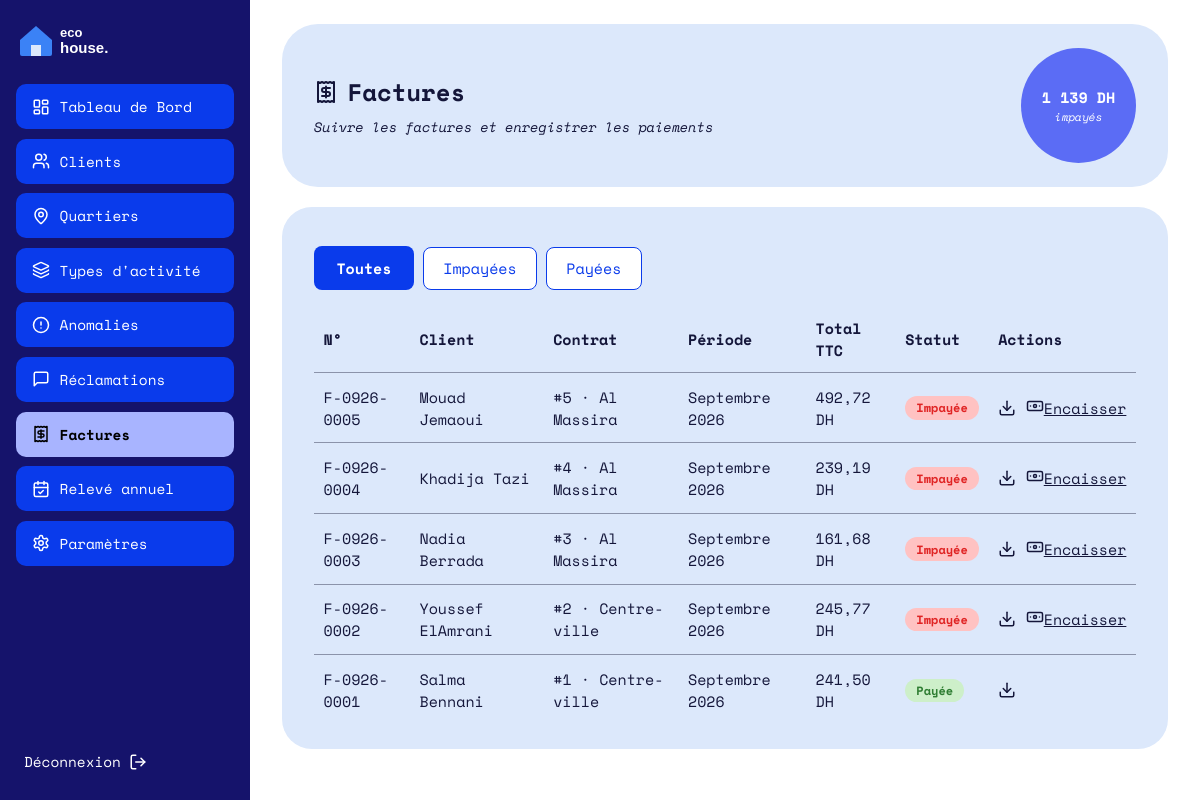
Page /Facture/admin (signed in) on the committed database.
### tables this page shows
CREATE TABLE `facture` (
  `id` int(11) NOT NULL,
  `numero` varchar(30) NOT NULL,
  `id_client` int(11) NOT NULL,
  `id_consommation` int(11) NOT NULL,
  `date_facture` date NOT NULL,
  `periode` varchar(20) NOT NULL,
  `conso_eau` decimal(10,2) DEFAULT NULL,
  `conso_elec` decimal(10,2) DEFAULT NULL,
  `montant_ht` decimal(10,2) DEFAULT NULL,
  `tva` decimal(10,2) DEFAULT NULL,
  `montant_ttc` decimal(10,2) DEFAULT NULL,
  `statut` enum('impayee','payee') DEFAULT 'impayee'
);

CREATE TABLE `client` (
  `id` int(11) NOT NULL,
  `nom` varchar(100) NOT NULL,
  `prenom` varchar(100) NOT NULL,
  `adresse` varchar(255) DEFAULT NULL,
  `telephone` varchar(20) DEFAULT NULL,
  `email` varchar(150) NOT NULL,
  `mot_de_passe` varchar(255) NOT NULL,
  `date_creation` datetime DEFAULT current_timestamp()
);

CREATE TABLE `quartier` (
  `id` int(11) NOT NULL AUTO_INCREMENT,
  `nom` varchar(100) NOT NULL,
  `id_type_activite` int(11) NOT NULL,
  PRIMARY KEY (`id`),
  UNIQUE KEY `nom` (`nom`),
  KEY `id_type_activite` (`id_type_activite`),
  CONSTRAINT `quartier_ibfk_1` FOREIGN KEY (`id_type_activite`) REFERENCES `type_activite` (`id`)
);

### Traitement/Facture.php (called while the page is built, shortened)
<?php
function factureAdmin(): void
{
    $statut = $_GET['statut'] ?? null;
    if (!in_array($statut, ['impayee', 'payee'], true)) {
        $statut = null;
    }
    $totalImpaye = 0.0;
    foreach (bdFactureAll('impayee') as $f) {
        $totalImpaye += (float) $f['montant_ttc'];
    }
    afficherVue('facture/index_fournisseur.php', [
        'titre'       => 'Factures',
        'factures'    => bdFactureAll($statut),
        'statut'      => $statut,
        'totalImpaye' => $totalImpaye,
    ]);
}

### index.php (called while the page is built, shortened)
<?php
require_once __DIR__ . '/BD/Connexion.php';
require_once __DIR__ . '/Traitement/Auth.php';
$url      = trim((string) ($_GET['url'] ?? ''), '/');
$segments = $url === '' ? ['Auth', 'login'] : explode('/', $url);
$entite = ucfirst(strtolower($segments[0]));
$action = strtolower($segments[1] ?? '');
$fonction = (PREFIXES[$entite] ?? strtolower($entite)) . ucfirst($action);
$args = [];
$fonction(...$args);

### BD/Connexion.php (called while the page is built, shortened)
<?php
function getConnexion(): PDO
{
    static $pdo = null;
    if ($pdo instanceof PDO) {
        return $pdo;
    }
    $hote = 'localhost';
    $base = 'gestion_factures';
    $user = 'root';
    $mdp  = '';
    try {
        $pdo = new PDO("mysql:host=$hote;dbname=$base;charset=utf8mb4", $user, $mdp, [
            PDO::ATTR_ERRMODE            => PDO::ERRMODE_EXCEPTION,
            PDO::ATTR_DEFAULT_FETCH_MODE => PDO::FETCH_ASSOC,
            PDO::ATTR_EMULATE_PREPARES   => false,
        ]);
    } catch (PDOException $e) {
        http_response_code(500);
        exit('Connexion à la base impossible : MySQL est-il démarré et la base gestion_factures importée ?');
    }
    return $pdo;
}

### BD/Facture.php (called while the page is built, shortened)
<?php
function bdFactureAll(?string $statut = null): array
{
    $sql = "SELECT f.id, f.numero, f.id_contrat, q.nom AS quartier,
                   f.date_facture, f.periode, f.montant_ttc, f.statut,
                   c.nom, c.prenom
            FROM facture f
            JOIN client c ON c.id = f.id_client
            LEFT JOIN contrat ct ON ct.id = f.id_contrat
            LEFT JOIN quartier q ON q.id = ct.id_quartier";
    $params = [];
    if ($statut !== null) {
        $sql .= " WHERE f.statut = :statut";
        $params[':statut'] = $statut;
    }
    $sql .= " ORDER BY f.date_facture DESC, f.id DESC";
    $st = getConnexion()->prepare($sql);
    $st->execute($params);
    return $st->fetchAll();
}

### IHM/facture/index_fournisseur.php (the view)
<?php
$e        = fn($x) => htmlspecialchars((string) $x, ENT_QUOTES, 'UTF-8');
$moisNoms = ['Janvier','Février','Mars','Avril','Mai','Juin','Juillet','Août','Septembre','Octobre','Novembre','Décembre'];
$dh       = fn($x) => number_format((float) $x, 2, ',', ' ') . ' DH';
$filtres  = ['' => 'Toutes', 'impayee' => 'Impayées', 'payee' => 'Payées'];
?>
<header class="carte carte-titre">
  <div>
    <h1><i data-lucide="receipt"></i> Factures</h1>
    <p class="sous-titre">Suivre les factures et enregistrer les paiements</p>
  </div>
  <div class="cercle">
    <?= number_format($totalImpaye, 0, ',', ' ') ?> DH
    <small>impayés</small>
  </div>
</header>
<section class="carte">
  <p>
    <?php foreach ($filtres as $valeur => $libelle): ?>
      <a class="<?= ($statut ?? '') === $valeur ? 'btn-principal' : 'btn-secondaire' ?>"
         href="<?= BASE_URL ?>Facture/admin<?= $valeur !== '' ? '?statut=' . $valeur : '' ?>"><?= $libelle ?></a>
    <?php endforeach; ?>
  </p>
  <?php if (empty($factures)): ?>
    <p>Aucune facture.</p>
  <?php else: ?>
  <div class="scroll-x">
    <table class="tableau">
      <thead>
        <tr><th>N°</th><th>Client</th><th>Contrat</th><th>Période</th><th>Total TTC</th><th>Statut</th><th>Actions</th></tr>
      </thead>
      <tbody>
      <?php foreach ($factures as $f):
          [$m, $a] = explode('/', $f['periode']); ?>
        <tr>
          <td><?= $e($f['numero']) ?></td>
          <td><?= $e($f['prenom'] . ' ' . $f['nom']) ?></td>
          <td><?= !empty($f['id_contrat']) ? '#' . (int) $f['id_contrat'] . ' · ' . $e($f['quartier'] ?? '') : 'Ancien relevé' ?></td>
          <td><?= $moisNoms[(int) $m - 1] . ' ' . $e($a) ?></td>
          <td><?= $dh($f['montant_ttc']) ?></td>
          <td>
            <?php if ($f['statut'] === 'payee'): ?>
              <span class="badge badge-vert">Payée</span>
            <?php else: ?>
              <span class="badge badge-rouge">Impayée</span>
            <?php endif; ?>
          </td>
          <td>
            <div class="actions">
              <a href="<?= BASE_URL ?>Facture/pdf/<?= (int) $f['id'] ?>" title="Télécharger le PDF"><i data-lucide="download"></i></a>
              <?php if ($f['statut'] === 'impayee'): ?>
                <a href="<?= BASE_URL ?>Paiement/add/<?= (int) $f['id'] ?>" title="Encaisser"><i data-lucide="banknote"></i> Encaisser</a>
              <?php endif; ?>
            </div>
          </td>
        </tr>
      <?php endforeach; ?>
      </tbody>
    </table>
  </div>
  <?php endif; ?>
</section>

### assets/css/style.css (style rules this page uses)
:root { --marine:#15136B; --bleu:#0A3BEB; --bleu-clair:#A8B4FF; --carte:#DCE8FB; --cercle:#5B6CF5; --bordure:#D5DBE8; --filet:#8B93AA; --texte:#14163A; }
* { box-sizing:border-box }
body { margin:0;font-family:"Space Mono",ui-monospace,Consolas,monospace;color:var(--texte);background:#fff;font-size:15px }
h1,h2,h3 { margin:0;font-weight:700 }
a { color:var(--bleu) }
.carte { background:var(--carte);border-radius:30px;padding:1.5rem 2rem;margin-bottom:1.25rem }
.carte-titre { border-radius:36px;display:flex;align-items:center;justify-content:space-between;gap:1rem }
.carte-titre h1 { font-size:1.5rem;display:flex;align-items:center;gap:.6rem }
.sous-titre { margin:.4rem 0 0;font-style:italic;font-size:.85rem }
.cercle { width:115px;height:115px;border-radius:50%;background:var(--cercle);color:#fff;display:flex;flex-direction:column;align-items:center;justify-content:center;text-align:center;font-weight:700;flex-shrink:0 }
.cercle small { font-weight:400;font-style:italic;font-size:.7rem }
.btn-principal { display:inline-block;background:var(--bleu);color:#fff;font:inherit;font-weight:700;border:0;border-radius:8px;padding:.7rem 1.4rem;cursor:pointer;text-decoration:none }
.btn-secondaire { display:inline-block;background:#fff;color:var(--bleu);font:inherit;border:1px solid var(--bleu);border-radius:8px;padding:.6rem 1.2rem;cursor:pointer;text-decoration:none }
.badge { display:inline-block;padding:.2rem .7rem;border-radius:999px;font-size:.75rem;font-weight:700 }
.badge-rouge { background:#FFC2C2;color:#E02424 }
.badge-vert { background:#CDEFC9;color:#2E7D32 }
.tableau { width:100%;border-collapse:collapse }
.tableau th { text-align:left;font-weight:700;padding:.7rem .6rem;border-bottom:1px solid var(--filet) }
.tableau td { padding:.8rem .6rem;border-bottom:1px solid var(--filet) }
.tableau tr:last-child td { border-bottom:0 }
.tableau .actions { display:flex;gap:.6rem;align-items:center }
.tableau .actions a,.tableau .actions button { color:var(--texte);background:none;border:0;padding:0;cursor:pointer;display:inline-flex }
.tableau svg { width:18px;height:18px }
.scroll-x { overflow-x:auto }

### rows in the picture
facture: numero "F-0926-0005", id_client.nom "Mouad Jemaoui", id_contrat "5", quartier.nom "Al Massira", m "Septembre", a "2026", montant_ttc "492,72 DH", statut "Impayée"
facture: numero "F-0926-0004", id_client.nom "Khadija Tazi", id_contrat "4", quartier.nom "Al Massira", m "Septembre", a "2026", montant_ttc "239,19 DH", statut "Impayée"
facture: numero "F-0926-0003", id_client.nom "Nadia Berrada", id_contrat "3", quartier.nom "Al Massira", m "Septembre", a "2026", montant_ttc "161,68 DH", statut "Impayée"
facture: numero "F-0926-0002", id_client.nom "Youssef ElAmrani", id_contrat "2", quartier.nom "Centre-ville", m "Septembre", a "2026", montant_ttc "245,77 DH", statut "Impayée"
facture: numero "F-0926-0001", id_client.nom "Salma Bennani", id_contrat "1", quartier.nom "Centre-ville", m "Septembre", a "2026", montant_ttc "241,50 DH", statut "Payée"

### other values in the picture
$libelle "Tableau de Bord"
$libelle "Clients"
$libelle "Quartiers"
$libelle "Types d'activité"
$libelle "Anomalies"
$libelle "Réclamations"
$libelle "Factures"
$libelle "Relevé annuel"
$libelle "Paramètres"
$totalImpaye "1 139"
$libelle "Toutes"
$libelle "Impayées"
$libelle "Payées"
